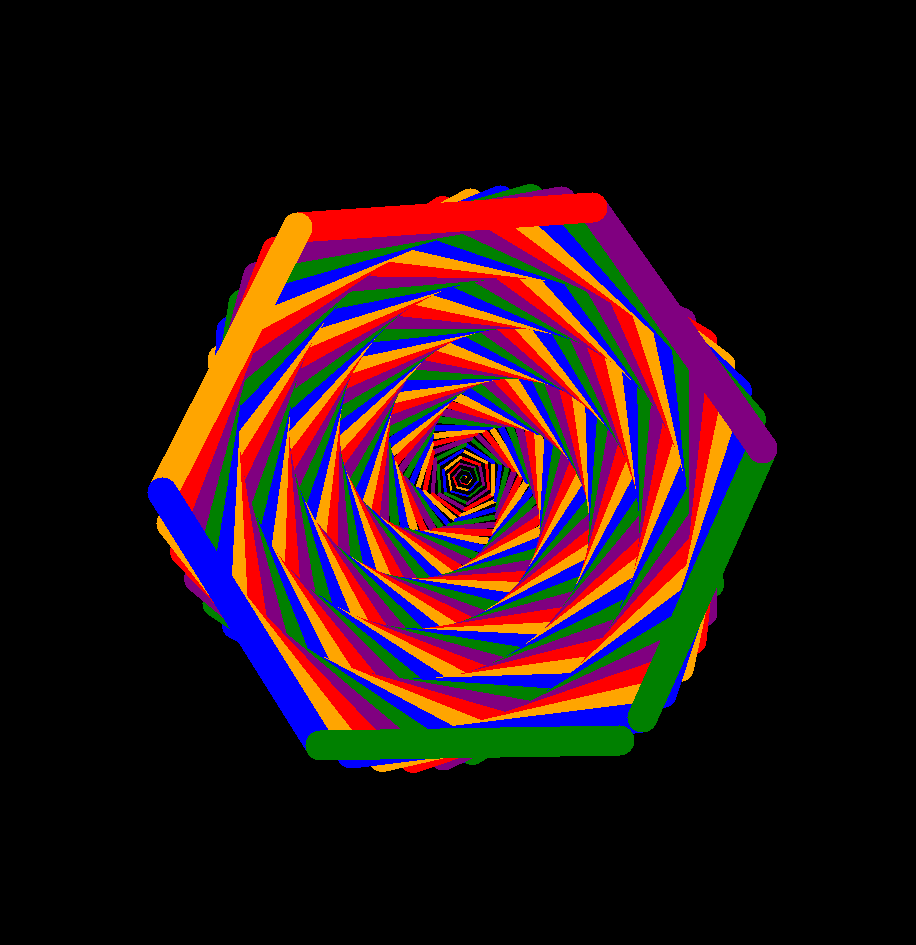

The script that drew this image:
from turtle import *
speed(0)
setup(width = 900, height = 700)
bgcolor("black")
lst = ["purple", "red", "orange", "blue", "green"]
for i in range(300):
    color(lst[i%5])
    pensize(i/10+0.5)
    forward(i)
    left(59)
penup()
hideturtle()
done()
